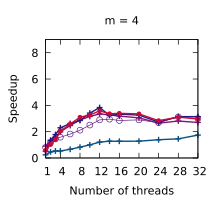

This chart was generated by the following gnuplot code:
set title "m = 4"
set terminal pdf size 2.2,2.0
set output "./results/LUD_n___512,_m___4.pdf"
set key off
set xrange [1:32]
set xtics (1, 4, 8, 12, 16, 20, 24, 28, 32)
set xlabel "Number of threads"
set yrange [0:9]
set ytics (0, 2, 4, 6, 8)
set ylabel "Speedup"
plot './results/LUD_n___512,_m___4.dat' using 1:2 title "Work stealing" pointsize 0.7 lw 1 pt 6 linecolor rgb "#5B2182" with linespoints, \
  './results/LUD_n___512,_m___4.dat' using 1:3 title "Multi-atomics 64 1 4" pointsize 0.7 lw 2 pt 1 linecolor rgb "#801478" with linespoints, \
  './results/LUD_n___512,_m___4.dat' using 1:4 title "Multi-atomics 2 64 1 4" pointsize 0.7 lw 2 pt 1 linecolor rgb "#0A5080" with linespoints, \
  './results/LUD_n___512,_m___4.dat' using 1:5 title "Multi-atomics 3 64 1 4" pointsize 0.7 lw 2 pt 1 linecolor rgb "#281480" with linespoints, \
  './results/LUD_n___512,_m___4.dat' using 1:6 title "WorkAssisting 4" pointsize 0.4 lw 2 pt 7 linecolor rgb "#C80A35" with linespoints
